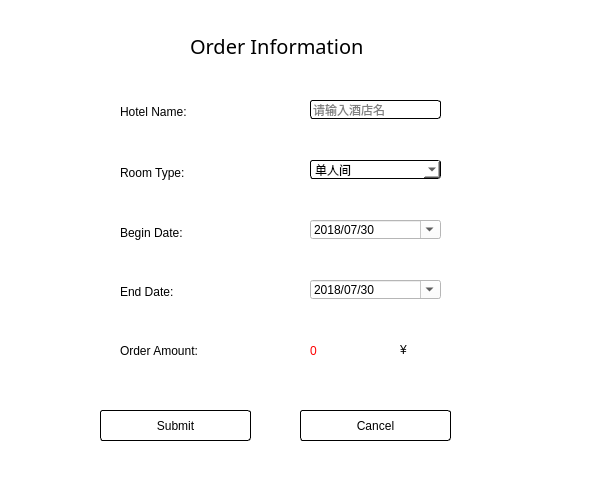
<?xml version="1.0" encoding="UTF-8"?>
<ui version="4.0">
 <class>AddOrder</class>
 <widget class="QDialog" name="AddOrder">
  <property name="geometry">
   <rect>
    <x>0</x>
    <y>0</y>
    <width>600</width>
    <height>484</height>
   </rect>
  </property>
  <property name="windowTitle">
   <string>添加订单</string>
  </property>
  <property name="windowIcon">
   <iconset resource="icon.qrc">
    <normaloff>:/myimages/icon2/账单_新增.png</normaloff>:/myimages/icon2/账单_新增.png</iconset>
  </property>
  <property name="styleSheet">
   <string notr="true">background-color: rgb(255, 255, 255);</string>
  </property>
  <widget class="QLabel" name="label">
   <property name="geometry">
    <rect>
     <x>120</x>
     <y>99</y>
     <width>161</width>
     <height>26</height>
    </rect>
   </property>
   <property name="styleSheet">
    <string notr="true">font: 25 12pt &quot;3ds Light&quot;;</string>
   </property>
   <property name="text">
    <string>Hotel Name:</string>
   </property>
  </widget>
  <widget class="QLabel" name="label_2">
   <property name="geometry">
    <rect>
     <x>120</x>
     <y>160</y>
     <width>171</width>
     <height>26</height>
    </rect>
   </property>
   <property name="styleSheet">
    <string notr="true">font: 25 12pt &quot;3ds Light&quot;;</string>
   </property>
   <property name="text">
    <string>Room Type:</string>
   </property>
  </widget>
  <widget class="QLineEdit" name="hotelNameInput">
   <property name="geometry">
    <rect>
     <x>310</x>
     <y>100</y>
     <width>131</width>
     <height>19</height>
    </rect>
   </property>
   <property name="styleSheet">
    <string notr="true">border-radius: 3px;
border: 1px solid rgb(0, 0, 0);</string>
   </property>
   <property name="placeholderText">
    <string>请输入酒店名</string>
   </property>
  </widget>
  <widget class="QComboBox" name="roomTypeBox">
   <property name="geometry">
    <rect>
     <x>310</x>
     <y>160</y>
     <width>131</width>
     <height>19</height>
    </rect>
   </property>
   <property name="styleSheet">
    <string notr="true">border-radius: 3px;
border: 1px solid rgb(0, 0, 0);</string>
   </property>
   <item>
    <property name="text">
     <string>单人间</string>
    </property>
   </item>
   <item>
    <property name="text">
     <string>双人间</string>
    </property>
   </item>
   <item>
    <property name="text">
     <string>三人间</string>
    </property>
   </item>
   <item>
    <property name="text">
     <string>大床间</string>
    </property>
   </item>
   <item>
    <property name="text">
     <string>套间</string>
    </property>
   </item>
  </widget>
  <widget class="QPushButton" name="checkButton">
   <property name="geometry">
    <rect>
     <x>100</x>
     <y>410</y>
     <width>151</width>
     <height>31</height>
    </rect>
   </property>
   <property name="focusPolicy">
    <enum>Qt::NoFocus</enum>
   </property>
   <property name="styleSheet">
    <string notr="true">font: 25 12pt &quot;3ds Light&quot;;
border-radius: 3px;
border: 1px solid rgb(0, 0, 0);</string>
   </property>
   <property name="text">
    <string>Submit</string>
   </property>
  </widget>
  <widget class="QPushButton" name="cancelButton">
   <property name="geometry">
    <rect>
     <x>300</x>
     <y>410</y>
     <width>151</width>
     <height>31</height>
    </rect>
   </property>
   <property name="focusPolicy">
    <enum>Qt::NoFocus</enum>
   </property>
   <property name="styleSheet">
    <string notr="true">font: 25 12pt &quot;3ds Light&quot;;
border-radius: 3px;
border: 1px solid rgb(0, 0, 0);</string>
   </property>
   <property name="text">
    <string>Cancel</string>
   </property>
  </widget>
  <widget class="QLabel" name="label_3">
   <property name="geometry">
    <rect>
     <x>190</x>
     <y>20</y>
     <width>341</width>
     <height>51</height>
    </rect>
   </property>
   <property name="font">
    <font>
     <family>3ds Light</family>
     <pointsize>15</pointsize>
     <weight>3</weight>
     <italic>false</italic>
     <bold>false</bold>
    </font>
   </property>
   <property name="styleSheet">
    <string notr="true">font: 25 15pt &quot;3ds Light&quot;;</string>
   </property>
   <property name="text">
    <string>Order Information</string>
   </property>
  </widget>
  <widget class="QDateEdit" name="beginDate">
   <property name="geometry">
    <rect>
     <x>310</x>
     <y>220</y>
     <width>131</width>
     <height>19</height>
    </rect>
   </property>
   <property name="dateTime">
    <datetime>
     <hour>0</hour>
     <minute>0</minute>
     <second>0</second>
     <year>2018</year>
     <month>7</month>
     <day>30</day>
    </datetime>
   </property>
   <property name="displayFormat">
    <string>yyyy/MM/dd</string>
   </property>
   <property name="calendarPopup">
    <bool>true</bool>
   </property>
   <property name="date">
    <date>
     <year>2018</year>
     <month>7</month>
     <day>30</day>
    </date>
   </property>
  </widget>
  <widget class="QDateEdit" name="endDate">
   <property name="geometry">
    <rect>
     <x>310</x>
     <y>280</y>
     <width>131</width>
     <height>19</height>
    </rect>
   </property>
   <property name="dateTime">
    <datetime>
     <hour>0</hour>
     <minute>0</minute>
     <second>0</second>
     <year>2018</year>
     <month>7</month>
     <day>30</day>
    </datetime>
   </property>
   <property name="displayFormat">
    <string>yyyy/MM/dd</string>
   </property>
   <property name="calendarPopup">
    <bool>true</bool>
   </property>
   <property name="timeSpec">
    <enum>Qt::LocalTime</enum>
   </property>
   <property name="date">
    <date>
     <year>2018</year>
     <month>7</month>
     <day>30</day>
    </date>
   </property>
  </widget>
  <widget class="QLabel" name="label_4">
   <property name="geometry">
    <rect>
     <x>120</x>
     <y>220</y>
     <width>171</width>
     <height>26</height>
    </rect>
   </property>
   <property name="styleSheet">
    <string notr="true">font: 25 12pt &quot;3ds Light&quot;;</string>
   </property>
   <property name="text">
    <string>Begin Date:</string>
   </property>
  </widget>
  <widget class="QLabel" name="label_5">
   <property name="geometry">
    <rect>
     <x>120</x>
     <y>280</y>
     <width>161</width>
     <height>23</height>
    </rect>
   </property>
   <property name="styleSheet">
    <string notr="true">font: 25 12pt &quot;3ds Light&quot;;</string>
   </property>
   <property name="text">
    <string>End Date:</string>
   </property>
  </widget>
  <widget class="QLabel" name="label_6">
   <property name="geometry">
    <rect>
     <x>120</x>
     <y>340</y>
     <width>181</width>
     <height>21</height>
    </rect>
   </property>
   <property name="styleSheet">
    <string notr="true">font: 25 12pt &quot;3ds Light&quot;;</string>
   </property>
   <property name="text">
    <string>Order Amount:</string>
   </property>
  </widget>
  <widget class="QLabel" name="amountLabel">
   <property name="geometry">
    <rect>
     <x>310</x>
     <y>340</y>
     <width>91</width>
     <height>21</height>
    </rect>
   </property>
   <property name="styleSheet">
    <string notr="true">font: 25 12pt &quot;3ds Light&quot;;
color: rgb(255, 0, 0);</string>
   </property>
   <property name="text">
    <string>0</string>
   </property>
  </widget>
  <widget class="QLabel" name="label_7">
   <property name="geometry">
    <rect>
     <x>400</x>
     <y>340</y>
     <width>71</width>
     <height>20</height>
    </rect>
   </property>
   <property name="styleSheet">
    <string notr="true">font: 25 12pt &quot;3ds Light&quot;;</string>
   </property>
   <property name="text">
    <string>¥</string>
   </property>
  </widget>
 </widget>
 <resources>
  <include location="icon.qrc"/>
 </resources>
 <connections>
  <connection>
   <sender>cancelButton</sender>
   <signal>clicked()</signal>
   <receiver>AddOrder</receiver>
   <slot>close()</slot>
   <hints>
    <hint type="sourcelabel">
     <x>344</x>
     <y>371</y>
    </hint>
    <hint type="destinationlabel">
     <x>299</x>
     <y>241</y>
    </hint>
   </hints>
  </connection>
 </connections>
</ui>
